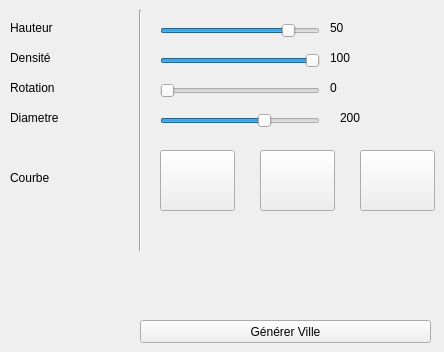
      <widget class="QWidget" name="tab">
       <attribute name="title">
        <string>Ville</string>
       </attribute>
       <widget class="QLabel" name="label_19">
        <property name="geometry">
         <rect>
          <x>10</x>
          <y>20</y>
          <width>91</width>
          <height>16</height>
         </rect>
        </property>
        <property name="text">
         <string>Hauteur</string>
        </property>
       </widget>
       <widget class="QLabel" name="label_20">
        <property name="geometry">
         <rect>
          <x>10</x>
          <y>50</y>
          <width>111</width>
          <height>16</height>
         </rect>
        </property>
        <property name="text">
         <string>Densité</string>
        </property>
       </widget>
       <widget class="Line" name="line_6">
        <property name="geometry">
         <rect>
          <x>130</x>
          <y>10</y>
          <width>20</width>
          <height>241</height>
         </rect>
        </property>
        <property name="orientation">
         <enum>Qt::Vertical</enum>
        </property>
       </widget>
       <widget class="QSlider" name="ville_hauteur">
        <property name="geometry">
         <rect>
          <x>160</x>
          <y>20</y>
          <width>160</width>
          <height>22</height>
         </rect>
        </property>
        <property name="maximum">
         <number>60</number>
        </property>
        <property name="singleStep">
         <number>0</number>
        </property>
        <property name="value">
         <number>50</number>
        </property>
        <property name="orientation">
         <enum>Qt::Horizontal</enum>
        </property>
       </widget>
       <widget class="QSlider" name="ville_repartition_random">
        <property name="geometry">
         <rect>
          <x>160</x>
          <y>50</y>
          <width>160</width>
          <height>22</height>
         </rect>
        </property>
        <property name="maximum">
         <number>100</number>
        </property>
        <property name="value">
         <number>100</number>
        </property>
        <property name="orientation">
         <enum>Qt::Horizontal</enum>
        </property>
       </widget>
       <widget class="QLabel" name="label_41">
        <property name="geometry">
         <rect>
          <x>10</x>
          <y>80</y>
          <width>131</width>
          <height>16</height>
         </rect>
        </property>
        <property name="text">
         <string>Rotation</string>
        </property>
       </widget>
       <widget class="QSlider" name="ville_rotationY">
        <property name="geometry">
         <rect>
          <x>160</x>
          <y>80</y>
          <width>160</width>
          <height>22</height>
         </rect>
        </property>
        <property name="maximum">
         <number>20</number>
        </property>
        <property name="orientation">
         <enum>Qt::Horizontal</enum>
        </property>
       </widget>
       <widget class="QLabel" name="label_42">
        <property name="geometry">
         <rect>
          <x>10</x>
          <y>110</y>
          <width>131</width>
          <height>16</height>
         </rect>
        </property>
        <property name="text">
         <string>Diametre</string>
        </property>
       </widget>
       <widget class="QSlider" name="ville_diametre">
        <property name="geometry">
         <rect>
          <x>160</x>
          <y>110</y>
          <width>160</width>
          <height>22</height>
         </rect>
        </property>
        <property name="minimum">
         <number>80</number>
        </property>
        <property name="maximum">
         <number>260</number>
        </property>
        <property name="value">
         <number>200</number>
        </property>
        <property name="orientation">
         <enum>Qt::Horizontal</enum>
        </property>
       </widget>
       <widget class="QLabel" name="label_67">
        <property name="geometry">
         <rect>
          <x>330</x>
          <y>20</y>
          <width>51</width>
          <height>16</height>
         </rect>
        </property>
        <property name="text">
         <string>50</string>
        </property>
       </widget>
       <widget class="QLabel" name="label_68">
        <property name="geometry">
         <rect>
          <x>330</x>
          <y>50</y>
          <width>51</width>
          <height>16</height>
         </rect>
        </property>
        <property name="text">
         <string>100</string>
        </property>
       </widget>
       <widget class="QLabel" name="label_74">
        <property name="geometry">
         <rect>
          <x>330</x>
          <y>80</y>
          <width>51</width>
          <height>16</height>
         </rect>
        </property>
        <property name="text">
         <string>0</string>
        </property>
       </widget>
       <widget class="QLabel" name="label_75">
        <property name="geometry">
         <rect>
          <x>340</x>
          <y>110</y>
          <width>51</width>
          <height>16</height>
         </rect>
        </property>
        <property name="text">
         <string>200</string>
        </property>
       </widget>
       <widget class="QLabel" name="label_69">
        <property name="geometry">
         <rect>
          <x>10</x>
          <y>170</y>
          <width>131</width>
          <height>16</height>
         </rect>
        </property>
        <property name="text">
         <string>Courbe</string>
        </property>
       </widget>
       <widget class="QPushButton" name="courbe_base">
        <property name="geometry">
         <rect>
          <x>160</x>
          <y>150</y>
          <width>75</width>
          <height>61</height>
         </rect>
        </property>
        <property name="text">
         <string/>
        </property>
        <property name="icon">
         <iconset resource="Icons/courbe_base.qrc">
          <normaloff>:/courbeB/courbe_base.png</normaloff>:/courbeB/courbe_base.png</iconset>
        </property>
        <property name="iconSize">
         <size>
          <width>80</width>
          <height>80</height>
         </size>
        </property>
       </widget>
       <widget class="QPushButton" name="courbe_bombee">
        <property name="geometry">
         <rect>
          <x>260</x>
          <y>150</y>
          <width>75</width>
          <height>61</height>
         </rect>
        </property>
        <property name="text">
         <string/>
        </property>
        <property name="icon">
         <iconset resource="Icons/courbe_base.qrc">
          <normaloff>:/courbeD/courbe_droite.png</normaloff>:/courbeD/courbe_droite.png</iconset>
        </property>
        <property name="iconSize">
         <size>
          <width>80</width>
          <height>80</height>
         </size>
        </property>
       </widget>
       <widget class="QPushButton" name="courbe_droite">
        <property name="geometry">
         <rect>
          <x>360</x>
          <y>150</y>
          <width>75</width>
          <height>61</height>
         </rect>
        </property>
        <property name="text">
         <string/>
        </property>
        <property name="icon">
         <iconset resource="Icons/courbe_base.qrc">
          <normaloff>:/courbeBo/courbe_bombee.png</normaloff>:/courbeBo/courbe_bombee.png</iconset>
        </property>
        <property name="iconSize">
         <size>
          <width>80</width>
          <height>80</height>
         </size>
        </property>
       </widget>
       <widget class="QPushButton" name="generate_slum_button">
        <property name="geometry">
         <rect>
          <x>140</x>
          <y>320</y>
          <width>291</width>
          <height>23</height>
         </rect>
        </property>
        <property name="text">
         <string>Générer Ville</string>
        </property>
       </widget>
      </widget>
